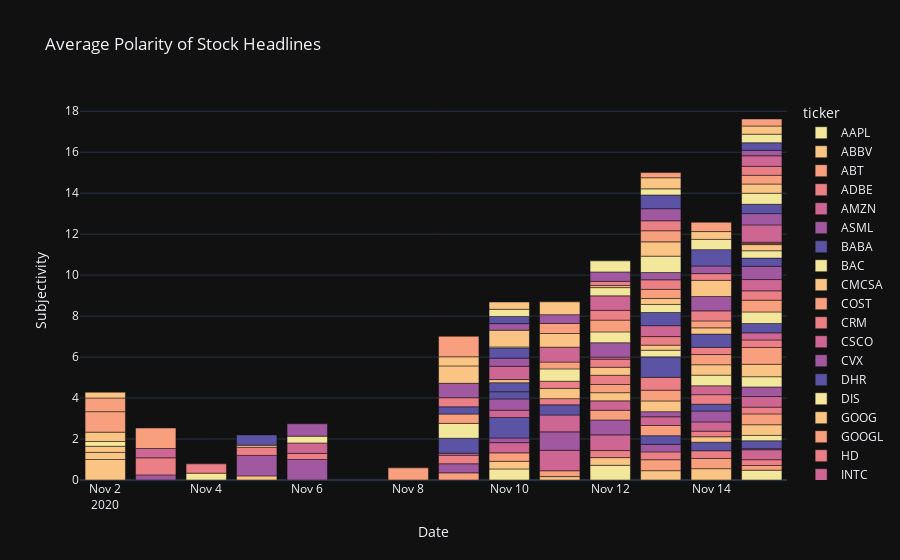

Source (notebook cell):
### Markdown cell above
### Subjectivity based on `date` using Plotly

### Code cell
# Filter the dates
blob_filtered = blob_news[(blob_news['date'] > '2020-10-31') & (blob_news['date'] < '2020-11-16')]
# Group by the ticker and the date, creating a multi-index
mean_date = blob_filtered.groupby(['ticker', 'date']).mean()
# Drop the dayofweek because we don't need it
mean_date = mean_date.drop('dayofweek', axis=1)
# Unstack, the innermost index level 'unstacks' across the columns
mean_date = mean_date.unstack()
# Get a cross-section of the above data, and transpose it to make the columns the ticker names
mean_date = mean_date.xs('subjectivity', axis=1).T

sunset = px.colors.sequential.Sunset

px.bar(mean_date, barmode='relative', color_discrete_sequence=sunset,
      title='Average Polarity of Stock Headlines',
      labels={'value': 'Subjectivity', 'date': 'Date'})

### Figure 1 — Plotly figure (JSON) as saved in the notebook; plotly's stock layout.template omitted (floating-point values rounded to 4 significant figures)
{"data": [{"alignmentgroup": "True", "hovertemplate": "ticker=AAPL<br>Date=%{x}<br>Subjectivity=%{y}<extra></extra>", "legendgroup": "AAPL", "marker": {"color": "rgb(243, 231, 155)"}, "name": "AAPL", "offsetgroup": "AAPL", "orientation": "v", "showlegend": true, "textposition": "auto", "type": "bar", "x": ["2020-11-02T00:00:00", "2020-11-03T00:00:00", "2020-11-04T00:00:00", "2020-11-05T00:00:00", "2020-11-06T00:00:00", "2020-11-08T00:00:00", "2020-11-09T00:00:00", "2020-11-10T00:00:00", "2020-11-11T00:00:00", "2020-11-12T00:00:00", "2020-11-13T00:00:00", "2020-11-14T00:00:00", "2020-11-15T00:00:00"], "xaxis": "x", "y": [null, null, null, null, null, null, null, 0.54, null, 0.7179, null, null, 0.4803], "yaxis": "y"}, {"alignmentgroup": "True", "hovertemplate": "ticker=ABBV<br>Date=%{x}<br>Subjectivity=%{y}<extra></extra>", "legendgroup": "ABBV", "marker": {"color": "rgb(250, 196, 132)"}, "name": "ABBV", "offsetgroup": "ABBV", "orientation": "v", "showlegend": true, "textposition": "auto", "type": "bar", "x": ["2020-11-02T00:00:00", "2020-11-03T00:00:00", "2020-11-04T00:00:00", "2020-11-05T00:00:00", "2020-11-06T00:00:00", "2020-11-08T00:00:00", "2020-11-09T00:00:00", "2020-11-10T00:00:00", "2020-11-11T00:00:00", "2020-11-12T00:00:00", "2020-11-13T00:00:00", "2020-11-14T00:00:00", "2020-11-15T00:00:00"], "xaxis": "x", "y": [1, null, null, 0.2, null, null, null, 0.3748, 0.1667, 0.3745, 0.4561, 0.5533, null], "yaxis": "y"}, {"alignmentgroup": "True", "hovertemplate": "ticker=ABT<br>Date=%{x}<br>Subjectivity=%{y}<extra></extra>", "legendgroup": "ABT", "marker": {"color": "rgb(248, 160, 126)"}, "name": "ABT", "offsetgroup": "ABT", "orientation": "v", "showlegend": true, "textposition": "auto", "type": "bar", "x": ["2020-11-02T00:00:00", "2020-11-03T00:00:00", "2020-11-04T00:00:00", "2020-11-05T00:00:00", "2020-11-06T00:00:00", "2020-11-08T00:00:00", "2020-11-09T00:00:00", "2020-11-10T00:00:00", "2020-11-11T00:00:00", "2020-11-12T00:00:00", "2020-11-13T00:00:00", "2020-11-14T00:00:00", "2020-11-15T00:00:00"], "xaxis": "x", "y": [null, null, null, null, null, 0.5924, 0.35, 0.4105, 0.2833, null, 0.5333, 0.5, 0.2273], "yaxis": "y"}, {"alignmentgroup": "True", "hovertemplate": "ticker=ADBE<br>Date=%{x}<br>Subjectivity=%{y}<extra></extra>", "legendgroup": "ADBE", "marker": {"color": "rgb(235, 127, 134)"}, "name": "ADBE", "offsetgroup": "ADBE", "orientation": "v", "showlegend": true, "textposition": "auto", "type": "bar", "x": ["2020-11-02T00:00:00", "2020-11-03T00:00:00", "2020-11-04T00:00:00", "2020-11-05T00:00:00", "2020-11-06T00:00:00", "2020-11-08T00:00:00", "2020-11-09T00:00:00", "2020-11-10T00:00:00", "2020-11-11T00:00:00", "2020-11-12T00:00:00", "2020-11-13T00:00:00", "2020-11-14T00:00:00", "2020-11-15T00:00:00"], "xaxis": "x", "y": [null, null, null, null, null, null, null, null, null, 0.345, 0.3833, 0.375, 0.2833], "yaxis": "y"}, {"alignmentgroup": "True", "hovertemplate": "ticker=AMZN<br>Date=%{x}<br>Subjectivity=%{y}<extra></extra>", "legendgroup": "AMZN", "marker": {"color": "rgb(206, 102, 147)"}, "name": "AMZN", "offsetgroup": "AMZN", "orientation": "v", "showlegend": true, "textposition": "auto", "type": "bar", "x": ["2020-11-02T00:00:00", "2020-11-03T00:00:00", "2020-11-04T00:00:00", "2020-11-05T00:00:00", "2020-11-06T00:00:00", "2020-11-08T00:00:00", "2020-11-09T00:00:00", "2020-11-10T00:00:00", "2020-11-11T00:00:00", "2020-11-12T00:00:00", "2020-11-13T00:00:00", "2020-11-14T00:00:00", "2020-11-15T00:00:00"], "xaxis": "x", "y": [null, null, null, null, null, null, null, 0.5, 1, 0.7661, null, null, 0.4863], "yaxis": "y"}, {"alignmentgroup": "True", "hovertemplate": "ticker=ASML<br>Date=%{x}<br>Subjectivity=%{y}<extra></extra>", "legendgroup": "ASML", "marker": {"color": "rgb(160, 89, 160)"}, "name": "ASML", "offsetgroup": "ASML", "orientation": "v", "showlegend": true, "textposition": "auto", "type": "bar", "x": ["2020-11-02T00:00:00", "2020-11-03T00:00:00", "2020-11-04T00:00:00", "2020-11-05T00:00:00", "2020-11-06T00:00:00", "2020-11-08T00:00:00", "2020-11-09T00:00:00", "2020-11-10T00:00:00", "2020-11-11T00:00:00", "2020-11-12T00:00:00", "2020-11-13T00:00:00", "2020-11-14T00:00:00", "2020-11-15T00:00:00"], "xaxis": "x", "y": [null, 0.25, null, null, 1, null, 0.4416, 0.2273, 0.9, 0.7273, 0.3682, null, 0.05], "yaxis": "y"}, {"alignmentgroup": "True", "hovertemplate": "ticker=BABA<br>Date=%{x}<br>Subjectivity=%{y}<extra></extra>", "legendgroup": "BABA", "marker": {"color": "rgb(92, 83, 165)"}, "name": "BABA", "offsetgroup": "BABA", "orientation": "v", "showlegend": true, "textposition": "auto", "type": "bar", "x": ["2020-11-02T00:00:00", "2020-11-03T00:00:00", "2020-11-04T00:00:00", "2020-11-05T00:00:00", "2020-11-06T00:00:00", "2020-11-08T00:00:00", "2020-11-09T00:00:00", "2020-11-10T00:00:00", "2020-11-11T00:00:00", "2020-11-12T00:00:00", "2020-11-13T00:00:00", "2020-11-14T00:00:00", "2020-11-15T00:00:00"], "xaxis": "x", "y": [null, null, null, null, null, null, null, 1, null, null, 0.4216, 0.4167, 0.3873], "yaxis": "y"}, {"alignmentgroup": "True", "hovertemplate": "ticker=BAC<br>Date=%{x}<br>Subjectivity=%{y}<extra></extra>", "legendgroup": "BAC", "marker": {"color": "rgb(243, 231, 155)"}, "name": "BAC", "offsetgroup": "BAC", "orientation": "v", "showlegend": true, "textposition": "auto", "type": "bar", "x": ["2020-11-02T00:00:00", "2020-11-03T00:00:00", "2020-11-04T00:00:00", "2020-11-05T00:00:00", "2020-11-06T00:00:00", "2020-11-08T00:00:00", "2020-11-09T00:00:00", "2020-11-10T00:00:00", "2020-11-11T00:00:00", "2020-11-12T00:00:00", "2020-11-13T00:00:00", "2020-11-14T00:00:00", "2020-11-15T00:00:00"], "xaxis": "x", "y": [null, null, null, null, null, null, null, null, null, null, null, null, 0.2635], "yaxis": "y"}, {"alignmentgroup": "True", "hovertemplate": "ticker=CMCSA<br>Date=%{x}<br>Subjectivity=%{y}<extra></extra>", "legendgroup": "CMCSA", "marker": {"color": "rgb(250, 196, 132)"}, "name": "CMCSA", "offsetgroup": "CMCSA", "orientation": "v", "showlegend": true, "textposition": "auto", "type": "bar", "x": ["2020-11-02T00:00:00", "2020-11-03T00:00:00", "2020-11-04T00:00:00", "2020-11-05T00:00:00", "2020-11-06T00:00:00", "2020-11-08T00:00:00", "2020-11-09T00:00:00", "2020-11-10T00:00:00", "2020-11-11T00:00:00", "2020-11-12T00:00:00", "2020-11-13T00:00:00", "2020-11-14T00:00:00", "2020-11-15T00:00:00"], "xaxis": "x", "y": [0.3476, null, null, null, null, null, null, null, null, null, null, 0.2667, 0.5206], "yaxis": "y"}, {"alignmentgroup": "True", "hovertemplate": "ticker=COST<br>Date=%{x}<br>Subjectivity=%{y}<extra></extra>", "legendgroup": "COST", "marker": {"color": "rgb(248, 160, 126)"}, "name": "COST", "offsetgroup": "COST", "orientation": "v", "showlegend": true, "textposition": "auto", "type": "bar", "x": ["2020-11-02T00:00:00", "2020-11-03T00:00:00", "2020-11-04T00:00:00", "2020-11-05T00:00:00", "2020-11-06T00:00:00", "2020-11-08T00:00:00", "2020-11-09T00:00:00", "2020-11-10T00:00:00", "2020-11-11T00:00:00", "2020-11-12T00:00:00", "2020-11-13T00:00:00", "2020-11-14T00:00:00", "2020-11-15T00:00:00"], "xaxis": "x", "y": [null, null, null, null, null, null, null, null, null, 0.4773, 0.4976, null, 0.5278], "yaxis": "y"}, {"alignmentgroup": "True", "hovertemplate": "ticker=CRM<br>Date=%{x}<br>Subjectivity=%{y}<extra></extra>", "legendgroup": "CRM", "marker": {"color": "rgb(235, 127, 134)"}, "name": "CRM", "offsetgroup": "CRM", "orientation": "v", "showlegend": true, "textposition": "auto", "type": "bar", "x": ["2020-11-02T00:00:00", "2020-11-03T00:00:00", "2020-11-04T00:00:00", "2020-11-05T00:00:00", "2020-11-06T00:00:00", "2020-11-08T00:00:00", "2020-11-09T00:00:00", "2020-11-10T00:00:00", "2020-11-11T00:00:00", "2020-11-12T00:00:00", "2020-11-13T00:00:00", "2020-11-14T00:00:00", "2020-11-15T00:00:00"], "xaxis": "x", "y": [null, 0.8333, null, null, 0.3, null, 0.4188, null, null, null, null, 0.2727, 0.331], "yaxis": "y"}, {"alignmentgroup": "True", "hovertemplate": "ticker=CSCO<br>Date=%{x}<br>Subjectivity=%{y}<extra></extra>", "legendgroup": "CSCO", "marker": {"color": "rgb(206, 102, 147)"}, "name": "CSCO", "offsetgroup": "CSCO", "orientation": "v", "showlegend": true, "textposition": "auto", "type": "bar", "x": ["2020-11-02T00:00:00", "2020-11-03T00:00:00", "2020-11-04T00:00:00", "2020-11-05T00:00:00", "2020-11-06T00:00:00", "2020-11-08T00:00:00", "2020-11-09T00:00:00", "2020-11-10T00:00:00", "2020-11-11T00:00:00", "2020-11-12T00:00:00", "2020-11-13T00:00:00", "2020-11-14T00:00:00", "2020-11-15T00:00:00"], "xaxis": "x", "y": [null, 0.4545, null, null, 0.5083, null, 0.1, 0.3548, 0.8214, 0.4545, 0.4244, 0.45, 0.5155], "yaxis": "y"}, {"alignmentgroup": "True", "hovertemplate": "ticker=CVX<br>Date=%{x}<br>Subjectivity=%{y}<extra></extra>", "legendgroup": "CVX", "marker": {"color": "rgb(160, 89, 160)"}, "name": "CVX", "offsetgroup": "CVX", "orientation": "v", "showlegend": true, "textposition": "auto", "type": "bar", "x": ["2020-11-02T00:00:00", "2020-11-03T00:00:00", "2020-11-04T00:00:00", "2020-11-05T00:00:00", "2020-11-06T00:00:00", "2020-11-08T00:00:00", "2020-11-09T00:00:00", "2020-11-10T00:00:00", "2020-11-11T00:00:00", "2020-11-12T00:00:00", "2020-11-13T00:00:00", "2020-11-14T00:00:00", "2020-11-15T00:00:00"], "xaxis": "x", "y": [null, null, null, null, null, null, null, 0.55, null, null, 0.25, 0.5326, 0.4693], "yaxis": "y"}, {"alignmentgroup": "True", "hovertemplate": "ticker=DHR<br>Date=%{x}<br>Subjectivity=%{y}<extra></extra>", "legendgroup": "DHR", "marker": {"color": "rgb(92, 83, 165)"}, "name": "DHR", "offsetgroup": "DHR", "orientation": "v", "showlegend": true, "textposition": "auto", "type": "bar", "x": ["2020-11-02T00:00:00", "2020-11-03T00:00:00", "2020-11-04T00:00:00", "2020-11-05T00:00:00", "2020-11-06T00:00:00", "2020-11-08T00:00:00", "2020-11-09T00:00:00", "2020-11-10T00:00:00", "2020-11-11T00:00:00", "2020-11-12T00:00:00", "2020-11-13T00:00:00", "2020-11-14T00:00:00", "2020-11-15T00:00:00"], "xaxis": "x", "y": [null, null, null, null, null, null, 0.7273, 0.35, 0.5, null, null, 0.3333, null], "yaxis": "y"}, {"alignmentgroup": "True", "hovertemplate": "ticker=DIS<br>Date=%{x}<br>Subjectivity=%{y}<extra></extra>", "legendgroup": "DIS", "marker": {"color": "rgb(243, 231, 155)"}, "name": "DIS", "offsetgroup": "DIS", "orientation": "v", "showlegend": true, "textposition": "auto", "type": "bar", "x": ["2020-11-02T00:00:00", "2020-11-03T00:00:00", "2020-11-04T00:00:00", "2020-11-05T00:00:00", "2020-11-06T00:00:00", "2020-11-08T00:00:00", "2020-11-09T00:00:00", "2020-11-10T00:00:00", "2020-11-11T00:00:00", "2020-11-12T00:00:00", "2020-11-13T00:00:00", "2020-11-14T00:00:00", "2020-11-15T00:00:00"], "xaxis": "x", "y": [null, null, null, null, null, null, null, null, null, null, null, null, 0.5], "yaxis": "y"}, {"alignmentgroup": "True", "hovertemplate": "ticker=GOOG<br>Date=%{x}<br>Subjectivity=%{y}<extra></extra>", "legendgroup": "GOOG", "marker": {"color": "rgb(250, 196, 132)"}, "name": "GOOG", "offsetgroup": "GOOG", "orientation": "v", "showlegend": true, "textposition": "auto", "type": "bar", "x": ["2020-11-02T00:00:00", "2020-11-03T00:00:00", "2020-11-04T00:00:00", "2020-11-05T00:00:00", "2020-11-06T00:00:00", "2020-11-08T00:00:00", "2020-11-09T00:00:00", "2020-11-10T00:00:00", "2020-11-11T00:00:00", "2020-11-12T00:00:00", "2020-11-13T00:00:00", "2020-11-14T00:00:00", "2020-11-15T00:00:00"], "xaxis": "x", "y": [null, null, null, null, null, null, null, null, null, 0.4, 0.525, null, 0.6071], "yaxis": "y"}, {"alignmentgroup": "True", "hovertemplate": "ticker=GOOGL<br>Date=%{x}<br>Subjectivity=%{y}<extra></extra>", "legendgroup": "GOOGL", "marker": {"color": "rgb(248, 160, 126)"}, "name": "GOOGL", "offsetgroup": "GOOGL", "orientation": "v", "showlegend": true, "textposition": "auto", "type": "bar", "x": ["2020-11-02T00:00:00", "2020-11-03T00:00:00", "2020-11-04T00:00:00", "2020-11-05T00:00:00", "2020-11-06T00:00:00", "2020-11-08T00:00:00", "2020-11-09T00:00:00", "2020-11-10T00:00:00", "2020-11-11T00:00:00", "2020-11-12T00:00:00", "2020-11-13T00:00:00", "2020-11-14T00:00:00", "2020-11-15T00:00:00"], "xaxis": "x", "y": [null, null, null, null, null, null, null, null, null, 0.4, 0.525, null, 0.8214], "yaxis": "y"}, {"alignmentgroup": "True", "hovertemplate": "ticker=HD<br>Date=%{x}<br>Subjectivity=%{y}<extra></extra>", "legendgroup": "HD", "marker": {"color": "rgb(235, 127, 134)"}, "name": "HD", "offsetgroup": "HD", "orientation": "v", "showlegend": true, "textposition": "auto", "type": "bar", "x": ["2020-11-02T00:00:00", "2020-11-03T00:00:00", "2020-11-04T00:00:00", "2020-11-05T00:00:00", "2020-11-06T00:00:00", "2020-11-08T00:00:00", "2020-11-09T00:00:00", "2020-11-10T00:00:00", "2020-11-11T00:00:00", "2020-11-12T00:00:00", "2020-11-13T00:00:00", "2020-11-14T00:00:00", "2020-11-15T00:00:00"], "xaxis": "x", "y": [null, null, null, null, null, null, null, null, 0.3, 0.45, 0.6261, 0.4648, 0.3655], "yaxis": "y"}, {"alignmentgroup": "True", "hovertemplate": "ticker=INTC<br>Date=%{x}<br>Subjectivity=%{y}<extra></extra>", "legendgroup": "INTC", "marker": {"color": "rgb(206, 102, 147)"}, "name": "INTC", "offsetgroup": "INTC", "orientation": "v", "showlegend": true, "textposition": "auto", "type": "bar", "x": ["2020-11-02T00:00:00", "2020-11-03T00:00:00", "2020-11-04T00:00:00", "2020-11-05T00:00:00", "2020-11-06T00:00:00", "2020-11-08T00:00:00", "2020-11-09T00:00:00", "2020-11-10T00:00:00", "2020-11-11T00:00:00", "2020-11-12T00:00:00", "2020-11-13T00:00:00", "2020-11-14T00:00:00", "2020-11-15T00:00:00"], "xaxis": "x", "y": [null, null, null, null, null, null, null, null, null, null, null, 0.4342, 0.3467], "yaxis": "y"}, {"alignmentgroup": "True", "hovertemplate": "ticker=JNJ<br>Date=%{x}<br>Subjectivity=%{y}<extra></extra>", "legendgroup": "JNJ", "marker": {"color": "rgb(160, 89, 160)"}, "name": "JNJ", "offsetgroup": "JNJ", "orientation": "v", "showlegend": true, "textposition": "auto", "type": "bar", "x": ["2020-11-02T00:00:00", "2020-11-03T00:00:00", "2020-11-04T00:00:00", "2020-11-05T00:00:00", "2020-11-06T00:00:00", "2020-11-08T00:00:00", "2020-11-09T00:00:00", "2020-11-10T00:00:00", "2020-11-11T00:00:00", "2020-11-12T00:00:00", "2020-11-13T00:00:00", "2020-11-14T00:00:00", "2020-11-15T00:00:00"], "xaxis": "x", "y": [null, null, null, 1, null, null, null, null, null, null, null, null, null], "yaxis": "y"}, {"alignmentgroup": "True", "hovertemplate": "ticker=JPM<br>Date=%{x}<br>Subjectivity=%{y}<extra></extra>", "legendgroup": "JPM", "marker": {"color": "rgb(92, 83, 165)"}, "name": "JPM", "offsetgroup": "JPM", "orientation": "v", "showlegend": true, "textposition": "auto", "type": "bar", "x": ["2020-11-02T00:00:00", "2020-11-03T00:00:00", "2020-11-04T00:00:00", "2020-11-05T00:00:00", "2020-11-06T00:00:00", "2020-11-08T00:00:00", "2020-11-09T00:00:00", "2020-11-10T00:00:00", "2020-11-11T00:00:00", "2020-11-12T00:00:00", "2020-11-13T00:00:00", "2020-11-14T00:00:00", "2020-11-15T00:00:00"], "xaxis": "x", "y": [null, null, null, null, null, null, null, 0.4439, null, null, 1, null, 0.4575], "yaxis": "y"}, {"alignmentgroup": "True", "hovertemplate": "ticker=KO<br>Date=%{x}<br>Subjectivity=%{y}<extra></extra>", "legendgroup": "KO", "marker": {"color": "rgb(243, 231, 155)"}, "name": "KO", "offsetgroup": "KO", "orientation": "v", "showlegend": true, "textposition": "auto", "type": "bar", "x": ["2020-11-02T00:00:00", "2020-11-03T00:00:00", "2020-11-04T00:00:00", "2020-11-05T00:00:00", "2020-11-06T00:00:00", "2020-11-08T00:00:00", "2020-11-09T00:00:00", "2020-11-10T00:00:00", "2020-11-11T00:00:00", "2020-11-12T00:00:00", "2020-11-13T00:00:00", "2020-11-14T00:00:00", "2020-11-15T00:00:00"], "xaxis": "x", "y": [null, null, null, null, null, null, 0.7273, null, null, null, 0.3258, 0.5198, 0.5634], "yaxis": "y"}, {"alignmentgroup": "True", "hovertemplate": "ticker=MA<br>Date=%{x}<br>Subjectivity=%{y}<extra></extra>", "legendgroup": "MA", "marker": {"color": "rgb(250, 196, 132)"}, "name": "MA", "offsetgroup": "MA", "orientation": "v", "showlegend": true, "textposition": "auto", "type": "bar", "x": ["2020-11-02T00:00:00", "2020-11-03T00:00:00", "2020-11-04T00:00:00", "2020-11-05T00:00:00", "2020-11-06T00:00:00", "2020-11-08T00:00:00", "2020-11-09T00:00:00", "2020-11-10T00:00:00", "2020-11-11T00:00:00", "2020-11-12T00:00:00", "2020-11-13T00:00:00", "2020-11-14T00:00:00", "2020-11-15T00:00:00"], "xaxis": "x", "y": [0.3, null, null, null, null, null, null, 0.15, 0.5021, 0.3917, 0.247, 0.5083, null], "yaxis": "y"}, {"alignmentgroup": "True", "hovertemplate": "ticker=MCD<br>Date=%{x}<br>Subjectivity=%{y}<extra></extra>", "legendgroup": "MCD", "marker": {"color": "rgb(248, 160, 126)"}, "name": "MCD", "offsetgroup": "MCD", "orientation": "v", "showlegend": true, "textposition": "auto", "type": "bar", "x": ["2020-11-02T00:00:00", "2020-11-03T00:00:00", "2020-11-04T00:00:00", "2020-11-05T00:00:00", "2020-11-06T00:00:00", "2020-11-08T00:00:00", "2020-11-09T00:00:00", "2020-11-10T00:00:00", "2020-11-11T00:00:00", "2020-11-12T00:00:00", "2020-11-13T00:00:00", "2020-11-14T00:00:00", "2020-11-15T00:00:00"], "xaxis": "x", "y": [null, null, null, null, null, null, 0.4545, null, null, null, null, 0.4963, 0.5752], "yaxis": "y"}, {"alignmentgroup": "True", "hovertemplate": "ticker=MRK<br>Date=%{x}<br>Subjectivity=%{y}<extra></extra>", "legendgroup": "MRK", "marker": {"color": "rgb(235, 127, 134)"}, "name": "MRK", "offsetgroup": "MRK", "orientation": "v", "showlegend": true, "textposition": "auto", "type": "bar", "x": ["2020-11-02T00:00:00", "2020-11-03T00:00:00", "2020-11-04T00:00:00", "2020-11-05T00:00:00", "2020-11-06T00:00:00", "2020-11-08T00:00:00", "2020-11-09T00:00:00", "2020-11-10T00:00:00", "2020-11-11T00:00:00", "2020-11-12T00:00:00", "2020-11-13T00:00:00", "2020-11-14T00:00:00", "2020-11-15T00:00:00"], "xaxis": "x", "y": [null, null, null, 0.4, null, null, null, null, 0.35, 0.3958, 0.4174, 0.3538, 0.4554], "yaxis": "y"}, {"alignmentgroup": "True", "hovertemplate": "ticker=MSFT<br>Date=%{x}<br>Subjectivity=%{y}<extra></extra>", "legendgroup": "MSFT", "marker": {"color": "rgb(206, 102, 147)"}, "name": "MSFT", "offsetgroup": "MSFT", "orientation": "v", "showlegend": true, "textposition": "auto", "type": "bar", "x": ["2020-11-02T00:00:00", "2020-11-03T00:00:00", "2020-11-04T00:00:00", "2020-11-05T00:00:00", "2020-11-06T00:00:00", "2020-11-08T00:00:00", "2020-11-09T00:00:00", "2020-11-10T00:00:00", "2020-11-11T00:00:00", "2020-11-12T00:00:00", "2020-11-13T00:00:00", "2020-11-14T00:00:00", "2020-11-15T00:00:00"], "xaxis": "x", "y": [null, null, null, null, null, null, null, null, null, 0.1, 0.5328, null, 0.5499], "yaxis": "y"}, {"alignmentgroup": "True", "hovertemplate": "ticker=NFLX<br>Date=%{x}<br>Subjectivity=%{y}<extra></extra>", "legendgroup": "NFLX", "marker": {"color": "rgb(160, 89, 160)"}, "name": "NFLX", "offsetgroup": "NFLX", "orientation": "v", "showlegend": true, "textposition": "auto", "type": "bar", "x": ["2020-11-02T00:00:00", "2020-11-03T00:00:00", "2020-11-04T00:00:00", "2020-11-05T00:00:00", "2020-11-06T00:00:00", "2020-11-08T00:00:00", "2020-11-09T00:00:00", "2020-11-10T00:00:00", "2020-11-11T00:00:00", "2020-11-12T00:00:00", "2020-11-13T00:00:00", "2020-11-14T00:00:00", "2020-11-15T00:00:00"], "xaxis": "x", "y": [null, null, null, null, null, null, null, null, null, 0.7, null, null, 0.6502], "yaxis": "y"}, {"alignmentgroup": "True", "hovertemplate": "ticker=NVDA<br>Date=%{x}<br>Subjectivity=%{y}<extra></extra>", "legendgroup": "NVDA", "marker": {"color": "rgb(92, 83, 165)"}, "name": "NVDA", "offsetgroup": "NVDA", "orientation": "v", "showlegend": true, "textposition": "auto", "type": "bar", "x": ["2020-11-02T00:00:00", "2020-11-03T00:00:00", "2020-11-04T00:00:00", "2020-11-05T00:00:00", "2020-11-06T00:00:00", "2020-11-08T00:00:00", "2020-11-09T00:00:00", "2020-11-10T00:00:00", "2020-11-11T00:00:00", "2020-11-12T00:00:00", "2020-11-13T00:00:00", "2020-11-14T00:00:00", "2020-11-15T00:00:00"], "xaxis": "x", "y": [null, null, null, null, null, null, 0.3542, null, null, null, 0.6429, 0.6444, 0.3972], "yaxis": "y"}, {"alignmentgroup": "True", "hovertemplate": "ticker=NVS<br>Date=%{x}<br>Subjectivity=%{y}<extra></extra>", "legendgroup": "NVS", "marker": {"color": "rgb(243, 231, 155)"}, "name": "NVS", "offsetgroup": "NVS", "orientation": "v", "showlegend": true, "textposition": "auto", "type": "bar", "x": ["2020-11-02T00:00:00", "2020-11-03T00:00:00", "2020-11-04T00:00:00", "2020-11-05T00:00:00", "2020-11-06T00:00:00", "2020-11-08T00:00:00", "2020-11-09T00:00:00", "2020-11-10T00:00:00", "2020-11-11T00:00:00", "2020-11-12T00:00:00", "2020-11-13T00:00:00", "2020-11-14T00:00:00", "2020-11-15T00:00:00"], "xaxis": "x", "y": [0.2333, null, 0.3333, null, 0.3333, null, null, null, 0.6, 0.5292, 0.3935, null, 0.3586], "yaxis": "y"}, {"alignmentgroup": "True", "hovertemplate": "ticker=ORCL<br>Date=%{x}<br>Subjectivity=%{y}<extra></extra>", "legendgroup": "ORCL", "marker": {"color": "rgb(250, 196, 132)"}, "name": "ORCL", "offsetgroup": "ORCL", "orientation": "v", "showlegend": true, "textposition": "auto", "type": "bar", "x": ["2020-11-02T00:00:00", "2020-11-03T00:00:00", "2020-11-04T00:00:00", "2020-11-05T00:00:00", "2020-11-06T00:00:00", "2020-11-08T00:00:00", "2020-11-09T00:00:00", "2020-11-10T00:00:00", "2020-11-11T00:00:00", "2020-11-12T00:00:00", "2020-11-13T00:00:00", "2020-11-14T00:00:00", "2020-11-15T00:00:00"], "xaxis": "x", "y": [0.4545, null, null, null, null, null, null, null, null, null, 0.2917, 0.3048, 0.3], "yaxis": "y"}, {"alignmentgroup": "True", "hovertemplate": "ticker=PDD<br>Date=%{x}<br>Subjectivity=%{y}<extra></extra>", "legendgroup": "PDD", "marker": {"color": "rgb(248, 160, 126)"}, "name": "PDD", "offsetgroup": "PDD", "orientation": "v", "showlegend": true, "textposition": "auto", "type": "bar", "x": ["2020-11-02T00:00:00", "2020-11-03T00:00:00", "2020-11-04T00:00:00", "2020-11-05T00:00:00", "2020-11-06T00:00:00", "2020-11-08T00:00:00", "2020-11-09T00:00:00", "2020-11-10T00:00:00", "2020-11-11T00:00:00", "2020-11-12T00:00:00", "2020-11-13T00:00:00", "2020-11-14T00:00:00", "2020-11-15T00:00:00"], "xaxis": "x", "y": [1, 1, null, null, null, null, null, null, 0.3333, 0.575, 0.443, 0.3396, 0.05], "yaxis": "y"}, {"alignmentgroup": "True", "hovertemplate": "ticker=PEP<br>Date=%{x}<br>Subjectivity=%{y}<extra></extra>", "legendgroup": "PEP", "marker": {"color": "rgb(235, 127, 134)"}, "name": "PEP", "offsetgroup": "PEP", "orientation": "v", "showlegend": true, "textposition": "auto", "type": "bar", "x": ["2020-11-02T00:00:00", "2020-11-03T00:00:00", "2020-11-04T00:00:00", "2020-11-05T00:00:00", "2020-11-06T00:00:00", "2020-11-08T00:00:00", "2020-11-09T00:00:00", "2020-11-10T00:00:00", "2020-11-11T00:00:00", "2020-11-12T00:00:00", "2020-11-13T00:00:00", "2020-11-14T00:00:00", "2020-11-15T00:00:00"], "xaxis": "x", "y": [null, null, 0.4545, null, null, null, 0.4424, null, null, 0.4783, 0.4671, 0.4896, 0.06667], "yaxis": "y"}, {"alignmentgroup": "True", "hovertemplate": "ticker=PFE<br>Date=%{x}<br>Subjectivity=%{y}<extra></extra>", "legendgroup": "PFE", "marker": {"color": "rgb(206, 102, 147)"}, "name": "PFE", "offsetgroup": "PFE", "orientation": "v", "showlegend": true, "textposition": "auto", "type": "bar", "x": ["2020-11-02T00:00:00", "2020-11-03T00:00:00", "2020-11-04T00:00:00", "2020-11-05T00:00:00", "2020-11-06T00:00:00", "2020-11-08T00:00:00", "2020-11-09T00:00:00", "2020-11-10T00:00:00", "2020-11-11T00:00:00", "2020-11-12T00:00:00", "2020-11-13T00:00:00", "2020-11-14T00:00:00", "2020-11-15T00:00:00"], "xaxis": "x", "y": [null, null, null, null, null, null, null, 0.65, 0.7273, 0.7058, null, null, 0.8452], "yaxis": "y"}, {"alignmentgroup": "True", "hovertemplate": "ticker=PG<br>Date=%{x}<br>Subjectivity=%{y}<extra></extra>", "legendgroup": "PG", "marker": {"color": "rgb(160, 89, 160)"}, "name": "PG", "offsetgroup": "PG", "orientation": "v", "showlegend": true, "textposition": "auto", "type": "bar", "x": ["2020-11-02T00:00:00", "2020-11-03T00:00:00", "2020-11-04T00:00:00", "2020-11-05T00:00:00", "2020-11-06T00:00:00", "2020-11-08T00:00:00", "2020-11-09T00:00:00", "2020-11-10T00:00:00", "2020-11-11T00:00:00", "2020-11-12T00:00:00", "2020-11-13T00:00:00", "2020-11-14T00:00:00", "2020-11-15T00:00:00"], "xaxis": "x", "y": [null, null, null, null, 0.6006, null, 0.7037, 0.397, null, null, 0.3556, 0.7, 0.55], "yaxis": "y"}, {"alignmentgroup": "True", "hovertemplate": "ticker=PYPL<br>Date=%{x}<br>Subjectivity=%{y}<extra></extra>", "legendgroup": "PYPL", "marker": {"color": "rgb(92, 83, 165)"}, "name": "PYPL", "offsetgroup": "PYPL", "orientation": "v", "showlegend": true, "textposition": "auto", "type": "bar", "x": ["2020-11-02T00:00:00", "2020-11-03T00:00:00", "2020-11-04T00:00:00", "2020-11-05T00:00:00", "2020-11-06T00:00:00", "2020-11-08T00:00:00", "2020-11-09T00:00:00", "2020-11-10T00:00:00", "2020-11-11T00:00:00", "2020-11-12T00:00:00", "2020-11-13T00:00:00", "2020-11-14T00:00:00", "2020-11-15T00:00:00"], "xaxis": "x", "y": [null, null, null, null, null, null, null, 0.5, null, null, null, null, 0.4562], "yaxis": "y"}, {"alignmentgroup": "True", "hovertemplate": "ticker=T<br>Date=%{x}<br>Subjectivity=%{y}<extra></extra>", "legendgroup": "T", "marker": {"color": "rgb(243, 231, 155)"}, "name": "T", "offsetgroup": "T", "orientation": "v", "showlegend": true, "textposition": "auto", "type": "bar", "x": ["2020-11-02T00:00:00", "2020-11-03T00:00:00", "2020-11-04T00:00:00", "2020-11-05T00:00:00", "2020-11-06T00:00:00", "2020-11-08T00:00:00", "2020-11-09T00:00:00", "2020-11-10T00:00:00", "2020-11-11T00:00:00", "2020-11-12T00:00:00", "2020-11-13T00:00:00", "2020-11-14T00:00:00", "2020-11-15T00:00:00"], "xaxis": "x", "y": [null, null, null, null, null, null, null, 0.05, null, 0.4023, 0.8, null, 0.54], "yaxis": "y"}, {"alignmentgroup": "True", "hovertemplate": "ticker=TM<br>Date=%{x}<br>Subjectivity=%{y}<extra></extra>", "legendgroup": "TM", "marker": {"color": "rgb(250, 196, 132)"}, "name": "TM", "offsetgroup": "TM", "orientation": "v", "showlegend": true, "textposition": "auto", "type": "bar", "x": ["2020-11-02T00:00:00", "2020-11-03T00:00:00", "2020-11-04T00:00:00", "2020-11-05T00:00:00", "2020-11-06T00:00:00", "2020-11-08T00:00:00", "2020-11-09T00:00:00", "2020-11-10T00:00:00", "2020-11-11T00:00:00", "2020-11-12T00:00:00", "2020-11-13T00:00:00", "2020-11-14T00:00:00", "2020-11-15T00:00:00"], "xaxis": "x", "y": [null, null, null, 0.1, null, null, 0.85, 0.8167, 0.6667, 0.1, 0.6976, 0.7917, 0.4487], "yaxis": "y"}, {"alignmentgroup": "True", "hovertemplate": "ticker=TMO<br>Date=%{x}<br>Subjectivity=%{y}<extra></extra>", "legendgroup": "TMO", "marker": {"color": "rgb(248, 160, 126)"}, "name": "TMO", "offsetgroup": "TMO", "orientation": "v", "showlegend": true, "textposition": "auto", "type": "bar", "x": ["2020-11-02T00:00:00", "2020-11-03T00:00:00", "2020-11-04T00:00:00", "2020-11-05T00:00:00", "2020-11-06T00:00:00", "2020-11-08T00:00:00", "2020-11-09T00:00:00", "2020-11-10T00:00:00", "2020-11-11T00:00:00", "2020-11-12T00:00:00", "2020-11-13T00:00:00", "2020-11-14T00:00:00", "2020-11-15T00:00:00"], "xaxis": "x", "y": [0.6667, null, null, null, null, null, null, null, 0.4917, null, 0.5422, null, 0.4286], "yaxis": "y"}, {"alignmentgroup": "True", "hovertemplate": "ticker=TMUS<br>Date=%{x}<br>Subjectivity=%{y}<extra></extra>", "legendgroup": "TMUS", "marker": {"color": "rgb(235, 127, 134)"}, "name": "TMUS", "offsetgroup": "TMUS", "orientation": "v", "showlegend": true, "textposition": "auto", "type": "bar", "x": ["2020-11-02T00:00:00", "2020-11-03T00:00:00", "2020-11-04T00:00:00", "2020-11-05T00:00:00", "2020-11-06T00:00:00", "2020-11-08T00:00:00", "2020-11-09T00:00:00", "2020-11-10T00:00:00", "2020-11-11T00:00:00", "2020-11-12T00:00:00", "2020-11-13T00:00:00", "2020-11-14T00:00:00", "2020-11-15T00:00:00"], "xaxis": "x", "y": [null, null, null, null, null, null, null, null, null, 0.2071, 0.4859, 0.3262, 0.4363], "yaxis": "y"}, {"alignmentgroup": "True", "hovertemplate": "ticker=TSLA<br>Date=%{x}<br>Subjectivity=%{y}<extra></extra>", "legendgroup": "TSLA", "marker": {"color": "rgb(206, 102, 147)"}, "name": "TSLA", "offsetgroup": "TSLA", "orientation": "v", "showlegend": true, "textposition": "auto", "type": "bar", "x": ["2020-11-02T00:00:00", "2020-11-03T00:00:00", "2020-11-04T00:00:00", "2020-11-05T00:00:00", "2020-11-06T00:00:00", "2020-11-08T00:00:00", "2020-11-09T00:00:00", "2020-11-10T00:00:00", "2020-11-11T00:00:00", "2020-11-12T00:00:00", "2020-11-13T00:00:00", "2020-11-14T00:00:00", "2020-11-15T00:00:00"], "xaxis": "x", "y": [null, null, null, null, null, null, null, null, null, null, null, null, 0.5143], "yaxis": "y"}, {"alignmentgroup": "True", "hovertemplate": "ticker=TSM<br>Date=%{x}<br>Subjectivity=%{y}<extra></extra>", "legendgroup": "TSM", "marker": {"color": "rgb(160, 89, 160)"}, "name": "TSM", "offsetgroup": "TSM", "orientation": "v", "showlegend": true, "textposition": "auto", "type": "bar", "x": ["2020-11-02T00:00:00", "2020-11-03T00:00:00", "2020-11-04T00:00:00", "2020-11-05T00:00:00", "2020-11-06T00:00:00", "2020-11-08T00:00:00", "2020-11-09T00:00:00", "2020-11-10T00:00:00", "2020-11-11T00:00:00", "2020-11-12T00:00:00", "2020-11-13T00:00:00", "2020-11-14T00:00:00", "2020-11-15T00:00:00"], "xaxis": "x", "y": [null, null, null, null, null, null, null, 0.3194, 0.428, 0.4582, 0.5909, 0.3714, 0.2681], "yaxis": "y"}, {"alignmentgroup": "True", "hovertemplate": "ticker=UN<br>Date=%{x}<br>Subjectivity=%{y}<extra></extra>", "legendgroup": "UN", "marker": {"color": "rgb(92, 83, 165)"}, "name": "UN", "offsetgroup": "UN", "orientation": "v", "showlegend": true, "textposition": "auto", "type": "bar", "x": ["2020-11-02T00:00:00", "2020-11-03T00:00:00", "2020-11-04T00:00:00", "2020-11-05T00:00:00", "2020-11-06T00:00:00", "2020-11-08T00:00:00", "2020-11-09T00:00:00", "2020-11-10T00:00:00", "2020-11-11T00:00:00", "2020-11-12T00:00:00", "2020-11-13T00:00:00", "2020-11-14T00:00:00", "2020-11-15T00:00:00"], "xaxis": "x", "y": [null, null, null, 0.5, null, null, null, 0.35, null, null, 0.6667, 0.8, 0.3667], "yaxis": "y"}, {"alignmentgroup": "True", "hovertemplate": "ticker=UNH<br>Date=%{x}<br>Subjectivity=%{y}<extra></extra>", "legendgroup": "UNH", "marker": {"color": "rgb(243, 231, 155)"}, "name": "UNH", "offsetgroup": "UNH", "orientation": "v", "showlegend": true, "textposition": "auto", "type": "bar", "x": ["2020-11-02T00:00:00", "2020-11-03T00:00:00", "2020-11-04T00:00:00", "2020-11-05T00:00:00", "2020-11-06T00:00:00", "2020-11-08T00:00:00", "2020-11-09T00:00:00", "2020-11-10T00:00:00", "2020-11-11T00:00:00", "2020-11-12T00:00:00", "2020-11-13T00:00:00", "2020-11-14T00:00:00", "2020-11-15T00:00:00"], "xaxis": "x", "y": [null, null, null, null, null, null, null, 0.35, null, 0.5417, 0.303, 0.5, 0.4186], "yaxis": "y"}, {"alignmentgroup": "True", "hovertemplate": "ticker=VZ<br>Date=%{x}<br>Subjectivity=%{y}<extra></extra>", "legendgroup": "VZ", "marker": {"color": "rgb(250, 196, 132)"}, "name": "VZ", "offsetgroup": "VZ", "orientation": "v", "showlegend": true, "textposition": "auto", "type": "bar", "x": ["2020-11-02T00:00:00", "2020-11-03T00:00:00", "2020-11-04T00:00:00", "2020-11-05T00:00:00", "2020-11-06T00:00:00", "2020-11-08T00:00:00", "2020-11-09T00:00:00", "2020-11-10T00:00:00", "2020-11-11T00:00:00", "2020-11-12T00:00:00", "2020-11-13T00:00:00", "2020-11-14T00:00:00", "2020-11-15T00:00:00"], "xaxis": "x", "y": [0.2857, null, null, null, null, null, 0.4444, 0.3548, 0.625, null, 0.5419, 0.3812, 0.401], "yaxis": "y"}, {"alignmentgroup": "True", "hovertemplate": "ticker=WMT<br>Date=%{x}<br>Subjectivity=%{y}<extra></extra>", "legendgroup": "WMT", "marker": {"color": "rgb(248, 160, 126)"}, "name": "WMT", "offsetgroup": "WMT", "orientation": "v", "showlegend": true, "textposition": "auto", "type": "bar", "x": ["2020-11-02T00:00:00", "2020-11-03T00:00:00", "2020-11-04T00:00:00", "2020-11-05T00:00:00", "2020-11-06T00:00:00", "2020-11-08T00:00:00", "2020-11-09T00:00:00", "2020-11-10T00:00:00", "2020-11-11T00:00:00", "2020-11-12T00:00:00", "2020-11-13T00:00:00", "2020-11-14T00:00:00", "2020-11-15T00:00:00"], "xaxis": "x", "y": [null, null, null, null, null, null, 1, null, null, null, 0.25, 0.4552, 0.3412], "yaxis": "y"}], "layout": {"barmode": "relative", "legend": {"title": {"text": "ticker"}, "tracegroupgap": 0}, "title": {"text": "Average Polarity of Stock Headlines"}, "xaxis": {"anchor": "y", "domain": [0, 1], "title": {"text": "Date"}}, "yaxis": {"anchor": "x", "domain": [0, 1], "title": {"text": "Subjectivity"}}}}
